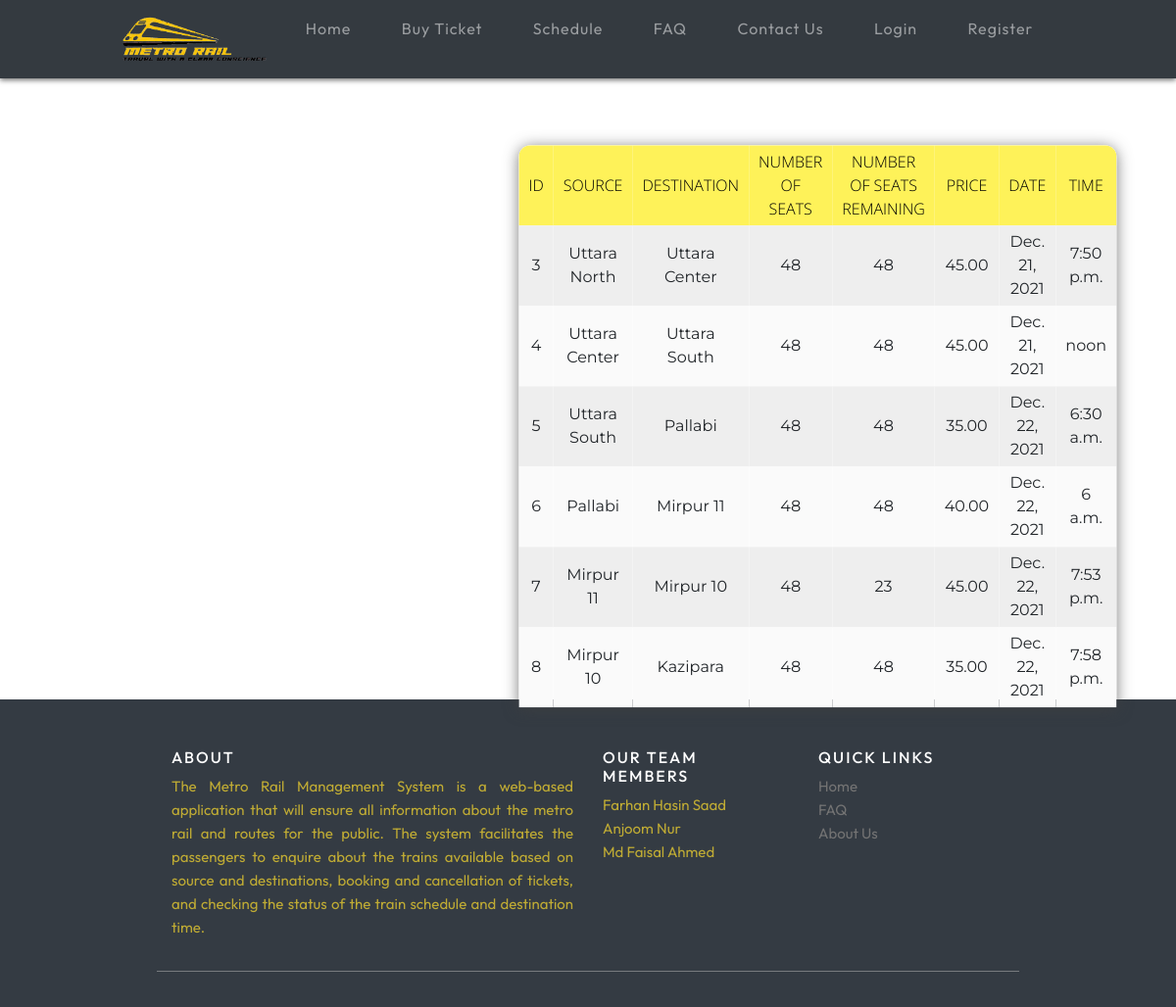
Before: /accounts/seeall/ with the older database file.
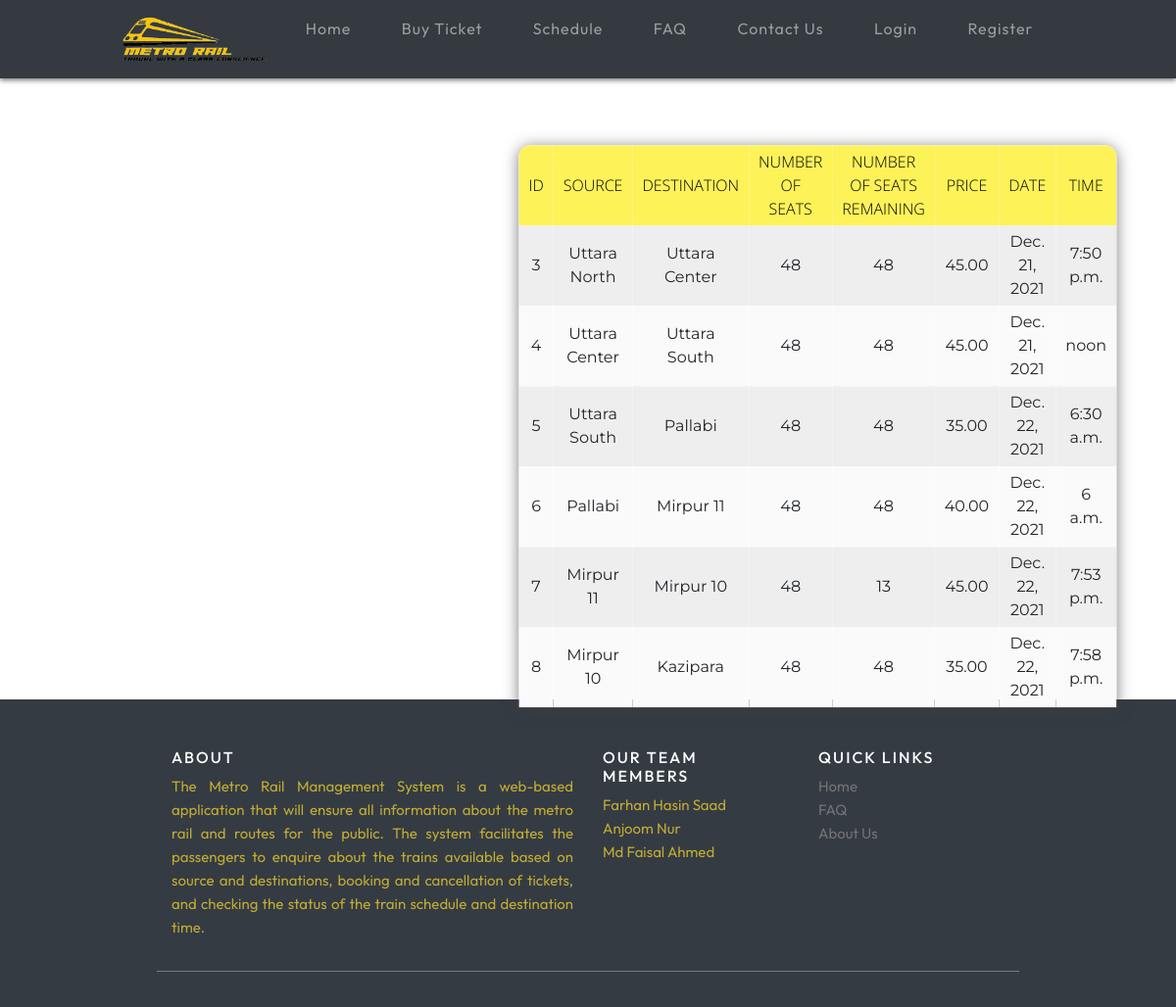
After: the same page with the newer database file.
### accounts/models.py (models this page shows, shortened)
class Route(models.Model):
    routeId= models.AutoField(primary_key=True)
    source = models.CharField(max_length=200)
    dest = models.CharField(max_length=200)
    nos = models.DecimalField(decimal_places=0, max_digits=2)
    rem = models.DecimalField(decimal_places=0, max_digits=2)
    price = models.DecimalField(decimal_places=2, max_digits=6)
    date = models.DateField()
    time = models.TimeField()

### accounts/views.py (the view)
# urls.py: path('seeall/', views.seeAll, name="seeall"),
def seeAll(request):
    routeList = Route.objects.all()
    context = {'routeList' : routeList}
    return render(request, 'seeAll.html', context)

### accounts/templates/seeAll.html (shortened to what this page needs)
{% extends 'railapp/home.html' %}
{% load static %}
{% block content %}
<!DOCTYPE html>
<html lang="en">
<head>
    <link rel="stylesheet" href="{%static 'css/schedule.css'%}">
</head>
<body>
    <div class="filter">
    </div>
    <table>
        <tr id="header">
            <th>ID</th>
            <th>Source</th>
            <th>Destination</th>
            <th>Number of Seats</th>
            <th>Number of Seats Remaining</th>
            <th>Price</th>
            <th>Date</th>
            <th>Time</th>
        </tr>
        {% for row in routeList %}
        <tr>
            <td>{{row.routeId}}</td>
            <td>{{row.source}}</td>
            <td>{{row.dest}}</td>
            <td>{{row.nos}}</td>
            <td>{{row.rem}}</td>
            <td>{{row.price}}</td>
            <td>{{row.date}}</td>
            <td>{{row.time}}</td>
        </tr>
        {% endfor %}
    </table>
</body>
</html>
{% endblock %}

Changed rows visible on the page:
changed Route id 7: rem "23" → "13"
